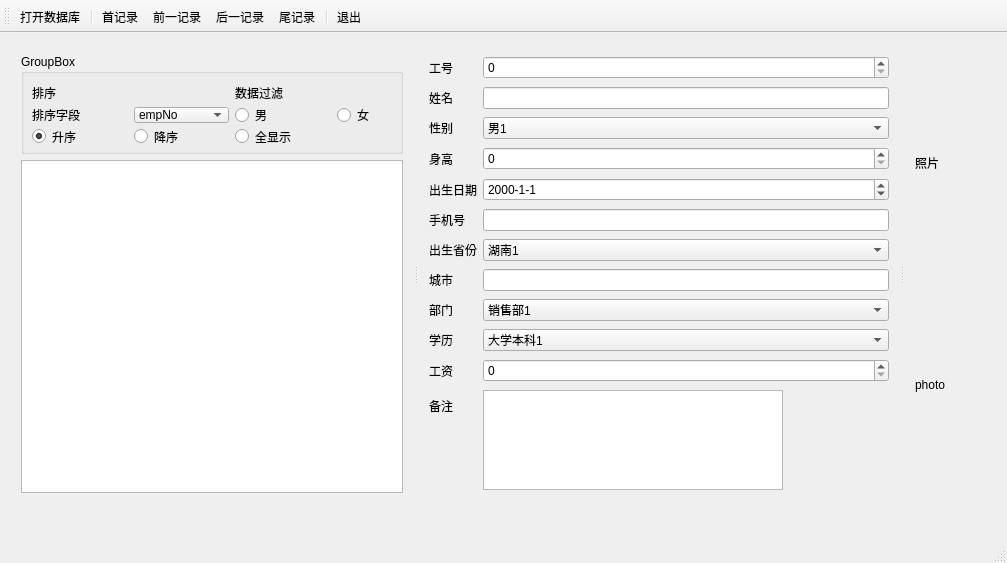
<?xml version="1.0" encoding="UTF-8"?>
<ui version="4.0">
 <class>MainWindow</class>
 <widget class="QMainWindow" name="MainWindow">
  <property name="geometry">
   <rect>
    <x>0</x>
    <y>0</y>
    <width>1007</width>
    <height>563</height>
   </rect>
  </property>
  <property name="windowTitle">
   <string>MainWindow</string>
  </property>
  <widget class="QWidget" name="centralWidget">
   <widget class="QSplitter" name="splitter_2">
    <property name="geometry">
     <rect>
      <x>10</x>
      <y>10</y>
      <width>971</width>
      <height>461</height>
     </rect>
    </property>
    <property name="orientation">
     <enum>Qt::Horizontal</enum>
    </property>
    <widget class="QSplitter" name="splitter">
     <property name="orientation">
      <enum>Qt::Horizontal</enum>
     </property>
     <widget class="QWidget" name="layoutWidget">
      <layout class="QVBoxLayout" name="verticalLayout">
       <item>
        <widget class="QGroupBox" name="groupBoxSort">
         <property name="minimumSize">
          <size>
           <width>0</width>
           <height>100</height>
          </size>
         </property>
         <property name="title">
          <string>GroupBox</string>
         </property>
         <widget class="QWidget" name="layoutWidget">
          <property name="geometry">
           <rect>
            <x>0</x>
            <y>20</y>
            <width>422</width>
            <height>81</height>
           </rect>
          </property>
          <layout class="QGridLayout" name="gridLayout">
           <item row="2" column="1">
            <widget class="QRadioButton" name="radioBtnDescend">
             <property name="text">
              <string>降序</string>
             </property>
            </widget>
           </item>
           <item row="1" column="1">
            <widget class="QComboBox" name="comboFields">
             <item>
              <property name="text">
               <string>empNo</string>
              </property>
             </item>
            </widget>
           </item>
           <item row="0" column="0">
            <widget class="QLabel" name="label">
             <property name="text">
              <string>排序</string>
             </property>
            </widget>
           </item>
           <item row="1" column="0">
            <widget class="QLabel" name="label_3">
             <property name="text">
              <string>排序字段</string>
             </property>
            </widget>
           </item>
           <item row="0" column="2">
            <widget class="QLabel" name="label_2">
             <property name="text">
              <string>数据过滤</string>
             </property>
            </widget>
           </item>
           <item row="2" column="0">
            <widget class="QRadioButton" name="radioBtnAscend">
             <property name="text">
              <string>升序</string>
             </property>
             <property name="checked">
              <bool>true</bool>
             </property>
            </widget>
           </item>
           <item row="1" column="2">
            <widget class="QRadioButton" name="radioBtnMan">
             <property name="text">
              <string>男</string>
             </property>
            </widget>
           </item>
           <item row="1" column="3">
            <widget class="QRadioButton" name="radioBtnWoman">
             <property name="text">
              <string>女</string>
             </property>
            </widget>
           </item>
           <item row="2" column="2">
            <widget class="QRadioButton" name="radioBtnBoth">
             <property name="text">
              <string>全显示</string>
             </property>
            </widget>
           </item>
          </layout>
         </widget>
        </widget>
       </item>
       <item>
        <widget class="QTableView" name="tableView"/>
       </item>
      </layout>
     </widget>
     <widget class="QWidget" name="formLayoutWidget">
      <layout class="QFormLayout" name="formLayout">
       <item row="0" column="0">
        <widget class="QLabel" name="label_4">
         <property name="text">
          <string>工号</string>
         </property>
        </widget>
       </item>
       <item row="0" column="1">
        <widget class="QSpinBox" name="dbSpinEmpNo">
         <property name="maximum">
          <number>99999</number>
         </property>
        </widget>
       </item>
       <item row="1" column="0">
        <widget class="QLabel" name="label_5">
         <property name="text">
          <string>姓名</string>
         </property>
        </widget>
       </item>
       <item row="1" column="1">
        <widget class="QLineEdit" name="dbEditName"/>
       </item>
       <item row="2" column="0">
        <widget class="QLabel" name="label_6">
         <property name="text">
          <string>性别</string>
         </property>
        </widget>
       </item>
       <item row="2" column="1">
        <widget class="QComboBox" name="dbComboSex">
         <item>
          <property name="text">
           <string>男1</string>
          </property>
         </item>
        </widget>
       </item>
       <item row="3" column="0">
        <widget class="QLabel" name="label_7">
         <property name="text">
          <string>身高</string>
         </property>
        </widget>
       </item>
       <item row="3" column="1">
        <widget class="QSpinBox" name="dbSpinHeight"/>
       </item>
       <item row="4" column="0">
        <widget class="QLabel" name="label_8">
         <property name="text">
          <string>出生日期</string>
         </property>
        </widget>
       </item>
       <item row="4" column="1">
        <widget class="QDateEdit" name="dbEditBirth">
         <property name="displayFormat">
          <string>yyyy-M-d</string>
         </property>
        </widget>
       </item>
       <item row="5" column="0">
        <widget class="QLabel" name="label_9">
         <property name="text">
          <string>手机号</string>
         </property>
        </widget>
       </item>
       <item row="5" column="1">
        <widget class="QLineEdit" name="dbEditMobile"/>
       </item>
       <item row="6" column="0">
        <widget class="QLabel" name="label_10">
         <property name="text">
          <string>出生省份</string>
         </property>
        </widget>
       </item>
       <item row="6" column="1">
        <widget class="QComboBox" name="dbComboProvince">
         <item>
          <property name="text">
           <string>湖南1</string>
          </property>
         </item>
         <item>
          <property name="text">
           <string>河北</string>
          </property>
         </item>
        </widget>
       </item>
       <item row="7" column="0">
        <widget class="QLabel" name="label_11">
         <property name="text">
          <string>城市</string>
         </property>
        </widget>
       </item>
       <item row="7" column="1">
        <widget class="QLineEdit" name="dbEditCity"/>
       </item>
       <item row="8" column="0">
        <widget class="QLabel" name="label_12">
         <property name="text">
          <string>部门</string>
         </property>
        </widget>
       </item>
       <item row="8" column="1">
        <widget class="QComboBox" name="dbComboDep">
         <item>
          <property name="text">
           <string>销售部1</string>
          </property>
         </item>
        </widget>
       </item>
       <item row="9" column="0">
        <widget class="QLabel" name="label_13">
         <property name="text">
          <string>学历</string>
         </property>
        </widget>
       </item>
       <item row="9" column="1">
        <widget class="QComboBox" name="dbComboEdu">
         <item>
          <property name="text">
           <string>大学本科1</string>
          </property>
         </item>
        </widget>
       </item>
       <item row="10" column="0">
        <widget class="QLabel" name="label_14">
         <property name="text">
          <string>工资</string>
         </property>
        </widget>
       </item>
       <item row="10" column="1">
        <widget class="QSpinBox" name="dbSpinSalary">
         <property name="maximum">
          <number>99999</number>
         </property>
        </widget>
       </item>
       <item row="11" column="0">
        <widget class="QLabel" name="label_15">
         <property name="text">
          <string>备注</string>
         </property>
        </widget>
       </item>
       <item row="11" column="1">
        <widget class="QTextEdit" name="dbEditMemo">
         <property name="maximumSize">
          <size>
           <width>300</width>
           <height>100</height>
          </size>
         </property>
        </widget>
       </item>
      </layout>
     </widget>
    </widget>
    <widget class="QWidget" name="gridLayoutWidget_2">
     <layout class="QGridLayout" name="gridLayout_2">
      <item row="0" column="0">
       <widget class="QLabel" name="dbLabPhoto">
        <property name="text">
         <string>照片</string>
        </property>
       </widget>
      </item>
      <item row="1" column="0">
       <widget class="QLabel" name="label_17">
        <property name="text">
         <string>photo</string>
        </property>
       </widget>
      </item>
     </layout>
    </widget>
   </widget>
  </widget>
  <widget class="QMenuBar" name="menuBar">
   <property name="geometry">
    <rect>
     <x>0</x>
     <y>0</y>
     <width>1007</width>
     <height>22</height>
    </rect>
   </property>
  </widget>
  <widget class="QToolBar" name="mainToolBar">
   <attribute name="toolBarArea">
    <enum>TopToolBarArea</enum>
   </attribute>
   <attribute name="toolBarBreak">
    <bool>false</bool>
   </attribute>
   <addaction name="actOpenDB"/>
   <addaction name="separator"/>
   <addaction name="actFirstRec"/>
   <addaction name="actPrevRec"/>
   <addaction name="actNextRec"/>
   <addaction name="actLastRec"/>
   <addaction name="separator"/>
   <addaction name="actQuit"/>
  </widget>
  <widget class="QStatusBar" name="statusBar"/>
  <action name="actOpenDB">
   <property name="text">
    <string>打开数据库</string>
   </property>
   <property name="toolTip">
    <string>打开数据库</string>
   </property>
  </action>
  <action name="actFirstRec">
   <property name="text">
    <string>首记录</string>
   </property>
   <property name="toolTip">
    <string>首记录</string>
   </property>
  </action>
  <action name="actPrevRec">
   <property name="text">
    <string>前一记录</string>
   </property>
   <property name="toolTip">
    <string>前一记录</string>
   </property>
  </action>
  <action name="actNextRec">
   <property name="text">
    <string>后一记录</string>
   </property>
   <property name="toolTip">
    <string>后一记录</string>
   </property>
  </action>
  <action name="actLastRec">
   <property name="text">
    <string>尾记录</string>
   </property>
   <property name="toolTip">
    <string>尾记录</string>
   </property>
  </action>
  <action name="actQuit">
   <property name="text">
    <string>退出</string>
   </property>
   <property name="toolTip">
    <string>退出</string>
   </property>
  </action>
 </widget>
 <layoutdefault spacing="6" margin="11"/>
 <resources/>
 <connections/>
</ui>
